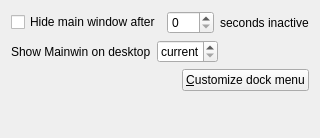
<ui version="4.0" >
 <class>DockCfgBase</class>
 <widget class="QWidget" name="DockCfgBase" >
  <property name="geometry" >
   <rect>
    <x>0</x>
    <y>0</y>
    <width>313</width>
    <height>138</height>
   </rect>
  </property>
  <property name="windowTitle" >
   <string>Form1</string>
  </property>
  <layout class="QVBoxLayout" >
   <property name="margin" >
    <number>11</number>
   </property>
   <property name="spacing" >
    <number>6</number>
   </property>
   <item>
    <layout class="QHBoxLayout" >
     <property name="margin" >
      <number>0</number>
     </property>
     <property name="spacing" >
      <number>6</number>
     </property>
     <item>
      <widget class="QCheckBox" name="chkAutoHide" >
       <property name="text" >
        <string>Hide main window after</string>
       </property>
      </widget>
     </item>
     <item>
      <widget class="QSpinBox" name="spnAutoHide" >
       <property name="maximum" >
        <number>999</number>
       </property>
      </widget>
     </item>
     <item>
      <widget class="QLabel" name="TextLabel1" >
       <property name="text" >
        <string>seconds inactive</string>
       </property>
       <property name="wordWrap" >
        <bool>false</bool>
       </property>
      </widget>
     </item>
     <item>
      <spacer>
       <property name="orientation" >
        <enum>Qt::Horizontal</enum>
       </property>
       <property name="sizeType" >
        <enum>QSizePolicy::Expanding</enum>
       </property>
       <property name="sizeHint" >
        <size>
         <width>20</width>
         <height>20</height>
        </size>
       </property>
      </spacer>
     </item>
    </layout>
   </item>
   <item>
    <layout class="QHBoxLayout" >
     <property name="margin" >
      <number>0</number>
     </property>
     <property name="spacing" >
      <number>6</number>
     </property>
     <item>
      <widget class="QLabel" name="TextLabel1_2" >
       <property name="text" >
        <string>Show Mainwin on desktop</string>
       </property>
       <property name="wordWrap" >
        <bool>false</bool>
       </property>
      </widget>
     </item>
     <item>
      <widget class="QSpinBox" name="spn_desk" >
       <property name="specialValueText" >
        <string>current</string>
       </property>
       <property name="maximum" >
        <number>999</number>
       </property>
       <property name="minimum" >
        <number>0</number>
       </property>
       <property name="value" >
        <number>0</number>
       </property>
      </widget>
     </item>
     <item>
      <spacer>
       <property name="orientation" >
        <enum>Qt::Horizontal</enum>
       </property>
       <property name="sizeType" >
        <enum>QSizePolicy::Expanding</enum>
       </property>
       <property name="sizeHint" >
        <size>
         <width>20</width>
         <height>20</height>
        </size>
       </property>
      </spacer>
     </item>
    </layout>
   </item>
   <item>
    <layout class="QHBoxLayout" >
     <property name="margin" >
      <number>0</number>
     </property>
     <property name="spacing" >
      <number>6</number>
     </property>
     <item>
      <spacer>
       <property name="orientation" >
        <enum>Qt::Horizontal</enum>
       </property>
       <property name="sizeType" >
        <enum>QSizePolicy::Expanding</enum>
       </property>
       <property name="sizeHint" >
        <size>
         <width>20</width>
         <height>20</height>
        </size>
       </property>
      </spacer>
     </item>
     <item>
      <widget class="QPushButton" name="btnCustomize" >
       <property name="text" >
        <string>&amp;Customize dock menu</string>
       </property>
      </widget>
     </item>
    </layout>
   </item>
   <item>
    <spacer>
     <property name="orientation" >
      <enum>Qt::Vertical</enum>
     </property>
     <property name="sizeType" >
      <enum>QSizePolicy::Expanding</enum>
     </property>
     <property name="sizeHint" >
      <size>
       <width>20</width>
       <height>20</height>
      </size>
     </property>
    </spacer>
   </item>
  </layout>
 </widget>
 <resources/>
 <connections/>
</ui>
